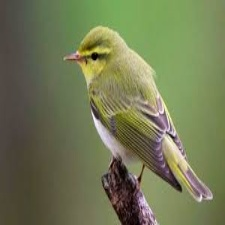
#> input picture A-TEMEL ÇALIŞMA/10-reSize/kus_boyut.jpg, 225 x 225 px
$ python 'agırlıklıToplama _3.py'
#> lines starting #> are read from the running program, lines starting #| are printed output that depends on the picture
import cv2
import numpy as np

resim1=cv2.imread("kus_boyut.jpg")
#> resim1 is the input picture: shape (225, 225, 3); mean B, G, R 84.3, 120.9, 114.2
resim2=cv2.imread("kelebek_boyut.jpg")
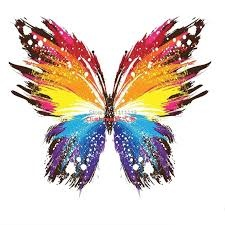
#> input picture A-TEMEL ÇALIŞMA/10-reSize/kelebek_boyut.jpg, 225 x 225 px
#> resim2 is the input picture: shape (225, 225, 3); mean B, G, R 194.3, 202, 215

#yeni bir resim oluşturup iki resmi üst üste koymamız gerekiyor.hadi başlayalım :)

toplam=cv2.add(resim1,resim2)
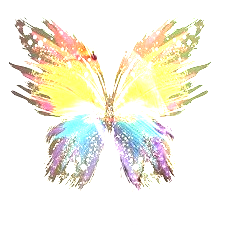
#> toplam: shape (225, 225, 3); mean B, G, R 227.4, 240.8, 243.6
cv2.imshow("yeni resim",toplam)

agırlıkıtoplama=cv2.addWeighted(resim1,0.7,resim2,0.3,0)
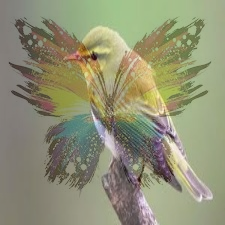
#> agırlıkıtoplama: shape (225, 225, 3); mean B, G, R 117.3, 145.2, 144.4
cv2.imshow("ağırlılı resim",agırlıkıtoplama)

cv2.waitKey(0)
cv2.destroyAllWindows()
